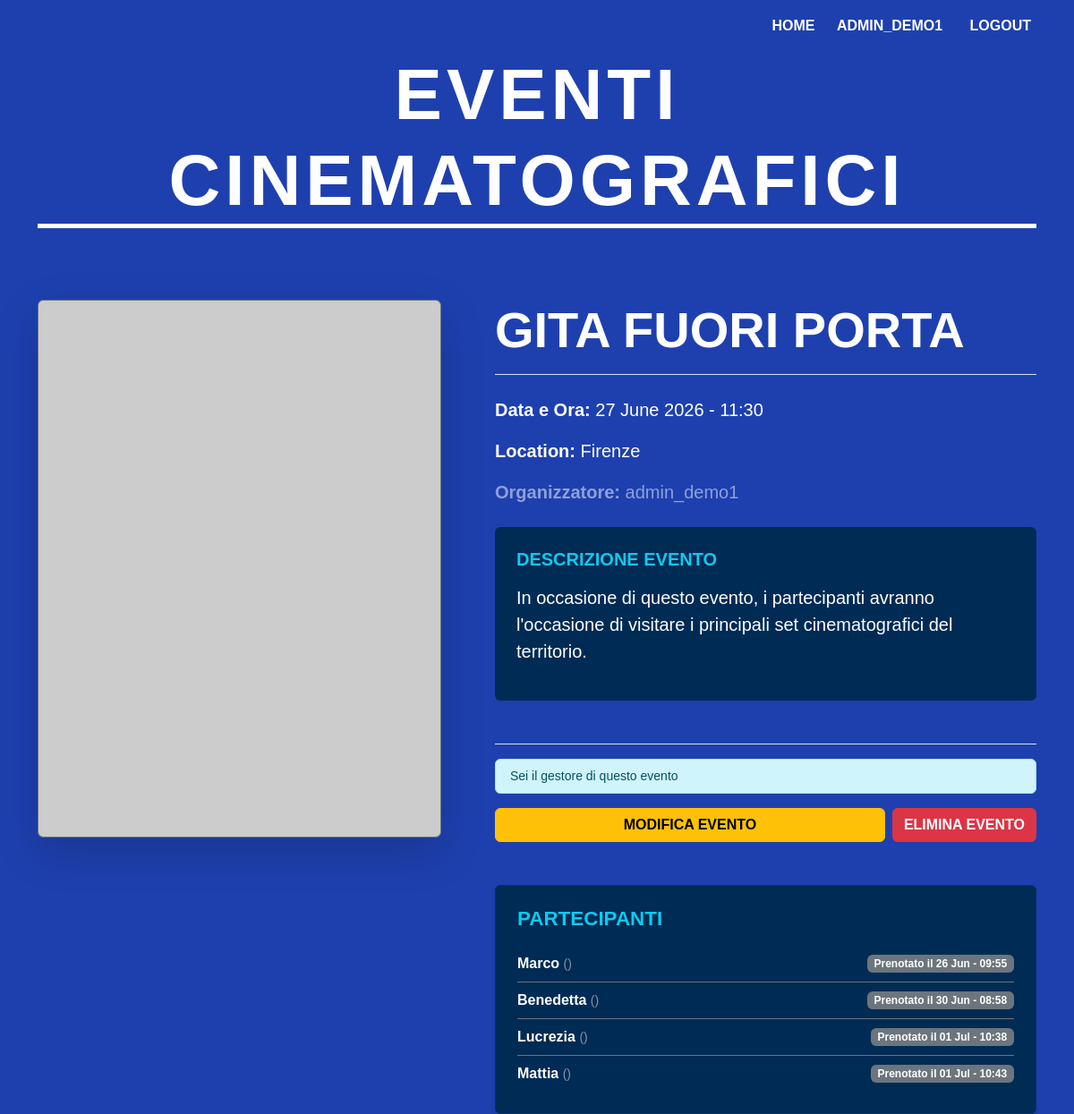
The app's page /5/ (signed in) with its own data.
### accounts/models.py (models this page shows, shortened)
class CustomUser(AbstractUser):
    ROLE_CHOICES = (
    ('organizer', 'Organizer'),
    ('attendee', 'Attendee'),
    )
    email = models.EmailField(max_length=254, blank = True, null = True, verbose_name='Indirizzo Email')
    numero_telefono = models.CharField(max_length=10, blank=True, null=True, verbose_name="numero telefono")
    role = models.CharField(max_length=20, choices=ROLE_CHOICES, default='attendee', verbose_name='Ruolo')

### eventi/models.py (models this page shows, shortened)
class Event(models.Model):
    title = models.CharField(max_length=200)
    description = models.TextField()
    date = models.DateTimeField(null=True, blank=True)
    location = models.CharField(max_length=200, default="Location Principale")
    organizer = models.ForeignKey(
        settings.AUTH_USER_MODEL,
        on_delete=models.CASCADE,
        related_name='organized_events',
    )

class Registration(models.Model):
    user = models.ForeignKey(
        settings.AUTH_USER_MODEL,
        on_delete=models.CASCADE,
        related_name='registrations',
    )
    event = models.ForeignKey(
        Event,
        on_delete=models.CASCADE,
        related_name='event_participants',
    )
    registration_date = models.DateTimeField(auto_now_add=True)
    class Meta:
        unique_together = ('user', 'event')

### eventi/views.py (the view)
# urls.py: path('<int:pk>/', EventDetailView.as_view(), name='event_detail'),
class EventDetailView(DetailView):
    model = Event
    template_name = 'eventi/event_detail.html'
    context_object_name = 'event'
    def get_context_data(self, **kwargs):
        context = super().get_context_data(**kwargs)
        if self.request.user.is_authenticated:
            context['is_registered'] = Registration.objects.filter(
                user=self.request.user,
                event=self.get_object()
            ).exists()
        return context

### eventi/templates/eventi/event_detail.html (shortened to what this page needs)
{% extends 'eventi/base.html' %}
{% block content %}
<div class="row mt-5">
    <div class="col-md-5 mb-4 text-center">
        <img src="https://placehold.co/600x800/003366/ffffff?text={{ event.title }}" class="img-fluid rounded shadow-lg border border-secondary" alt="Locandina">
    </div>
    <div class="col-md-7 ps-md-5">
        <h1 class="display-4 fw-bold text-uppercase border-bottom pb-3 mb-4">{{ event.title }}</h1>
        <div class="mb-4">
            <p class="fs-5"><strong>Data e Ora:</strong> {{ event.date|date:"d F Y - H:i" }}</p>
            <p class="fs-5"><strong>Location:</strong> {{ event.location }}</p>
            <p class="fs-5 text-white-50"><strong>Organizzatore:</strong> {{ event.organizer.username }}</p>
        </div>
        <div class="mt-4 p-4 rounded" style="background-color: #002b54;">
            <h5 class="fw-bold mb-3 text-uppercase text-info">Descrizione Evento</h5>
            <p class="lead">{{ event.description }}</p>
        </div>
        <div class="mt-5 pt-3 border-top">
            {% if user.is_authenticated %}
                {% if user.role == 'attendee' %}
                    <div class="d-grid gap-2">
                    {% if is_registered %}
                        <div class="alert alert-success small py-2 mb-2 text-center fw-bold">Sei già prenotato per questo spettacolo!</div>
                        <form action="{% url 'eventi:cancel_registration' event.pk %}" method="post">
                            {% csrf_token %}
                            <button type="submit" class="btn btn-lg btn-danger fw-bold w-100">ANNULLA PRENOTAZIONE</button>
                        </form>
                    {% else %}
                        <form action="{% url 'eventi:book_event' event.pk %}" method="post">
                            {% csrf_token %}
                            <button type="submit" class="btn btn-lg btn-success fw-bold w-100">PRENOTA UN POSTO</button>
                        </form>
                    {% endif %}
                    </div>
                {% elif user.role == 'organizer' and event.organizer == user %}
                    <div class="alert alert-info small py-2 mb-3">Sei il gestore di questo evento</div>
                    <div class="d-flex gap-2">
                        <a href="{% url 'eventi:event_update' event.pk %}" class="btn btn-warning flex-grow-1 fw-bold">MODIFICA EVENTO</a>
                        <form action="{% url 'eventi:event_delete' event.pk %}" method="post" style="display: inline;" onsubmit="return confirm('Vuoi eliminare questo evento?');">
                            <button type="submit" class="btn btn-danger fw-bold">ELIMINA EVENTO</button>
                        </form>
                    </div>
                {% endif %}
            {% else %}
                <div class="p-3 rounded text-center" style="background-color: #002b54;">
                    <a href="{% url 'login' %}" class="btn btn-sm btn-outline-light px-4">ACCEDI PER PRENOTARE</a>
                </div>
            {% endif %}
        </div>
        {% if user.is_authenticated and user.role == 'organizer' and event.organizer == user %}
        <div class="mt-5 p-4 rounded shadow-sm" style="background-color: #002b54; border: 1px solid #082f6f;">
            <h3 class="fw-bold text-uppercase text-info mb-3" style="font-size: 1.4rem;">Partecipanti</h3>
            {% if event.event_participants.all %}
                <ul class="list-group list-group-flush bg-transparent">
                {% for reg in event.event_participants.all %}
                    <li class="list-group-item bg-transparent text-white border-secondary d-flex justify-content-between align-items-center px-0">
                        <div><strong>{{ reg.user.username }}</strong> <span class="text-white-50 small">({{ reg.user.email }})</span></div>
                        <span class="badge bg-secondary">Prenotato il {{ reg.registration_date|date:"d M - H:i" }}</span>
                    </li>
                {% endfor %}
                </ul>
            {% else %}
                <p class="text-white-50 small mb-0">Nessuna prenotazione per questo evento</p>
            {% endif %}
        </div>
        {% endif %}
    </div>
</div>
{% endblock %}

### eventi/templates/eventi/base.html (shortened to what this page needs)
<!DOCTYPE html>
<html lang="it">
<head>
    <link href="https://cdn.jsdelivr.net/npm/bootstrap@5.3.8/dist/css/bootstrap.min.css" rel="stylesheet">
</head>
<body>
    <div class="container">
        <div class="top-nav">
            <a href="{% url 'eventi:event_list' %}">HOME</a>
            {% if user.is_authenticated %}
                <a href="{% url 'eventi:user_profile' %}"> {{ user.username|upper }}</a>
                <form method="post" action="{% url 'logout' %}" class="d-inline">
                    <button type="submit">LOGOUT</button>
                </form>
            {% else %}
                <a href="{% url 'login' %}">ACCEDI</a>
                <a href="{% url 'signup' %}">REGISTRATI</a>
            {% endif %}
        </div>
        <header class="text-center">
            <h1 class="cinema-header">Eventi Cinematografici</h1>
        </header>
        <main>
            {% block content %}
            {% endblock %}
        </main>
    </div>
</body>
</html>

### eventi/templates/eventi/base.html (style rules this page uses)
body { background-color: #1E40AF; color: #ffffff; font-family: 'Arial', sans-serif; }
.cinema-header { font-size: 5rem; font-weight: 900; letter-spacing: 5px; text-transform: uppercase; border-bottom: 5px solid #ffffff; margin-bottom: 2rem; display: inline-block; width: 100%; }
.top-nav { padding: 1rem 0; text-align: right; }
.top-nav a, .top-nav button { color: #ffffff; text-decoration: none; font-weight: bold; margin-left: 20px; background: none; border: none; }

### records on screen
CustomUser: username "ADMIN_DEMO1"
Event: title "GITA FUORI PORTA", date "27 June 2026 - 11:30", location "Firenze", organizer.username "admin_demo1", description "In occasione di questo evento, i partecipanti avranno l'occasione di visitare i principali set cinematografici del territorio."
Registration: user.username "Marco", registration_date "26 Jun - 09:55"
Registration: user.username "Benedetta", registration_date "30 Jun - 08:58"
Registration: user.username "Lucrezia", registration_date "01 Jul - 10:38"
Registration: user.username "Mattia", registration_date "01 Jul - 10:43"
